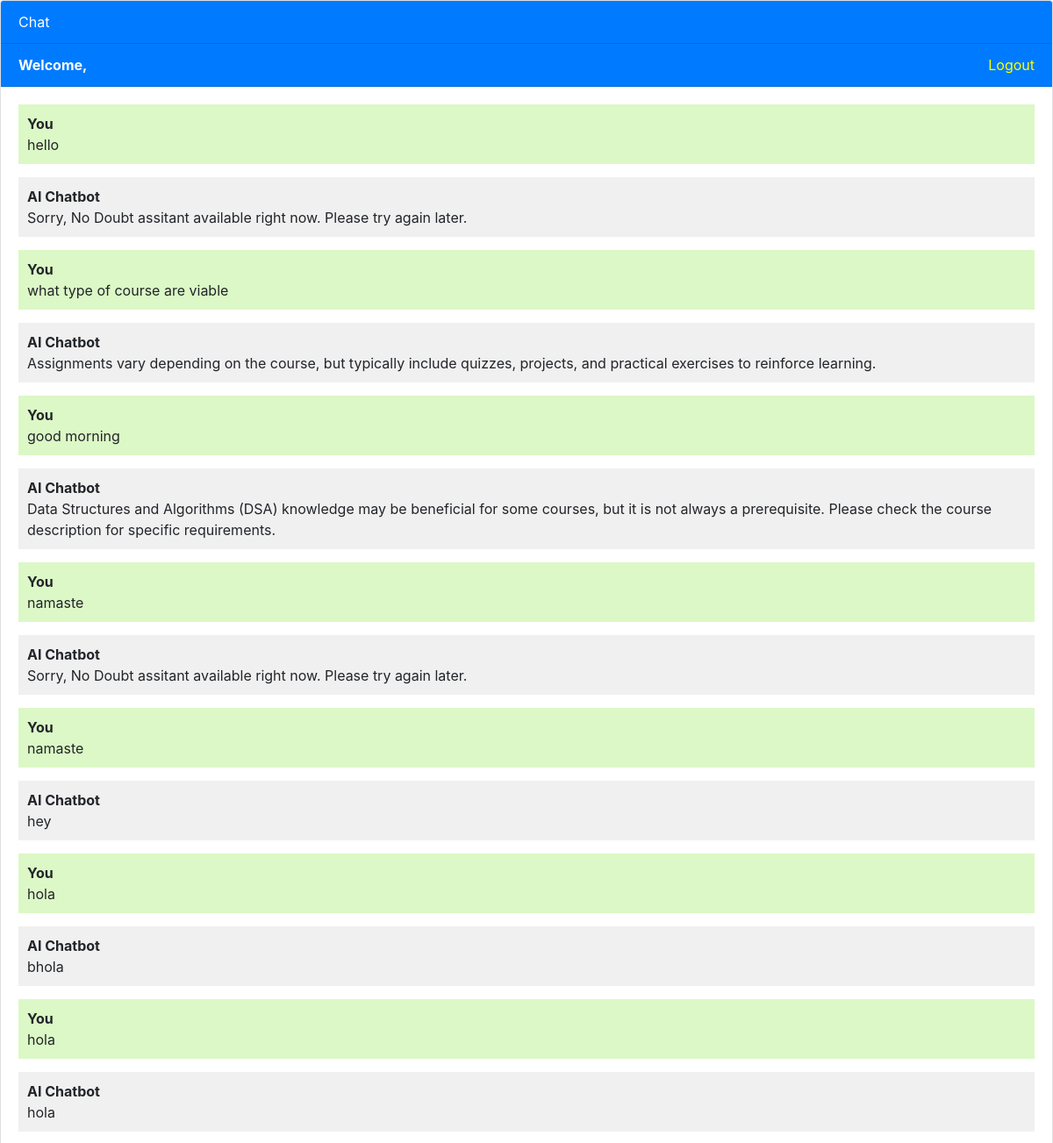
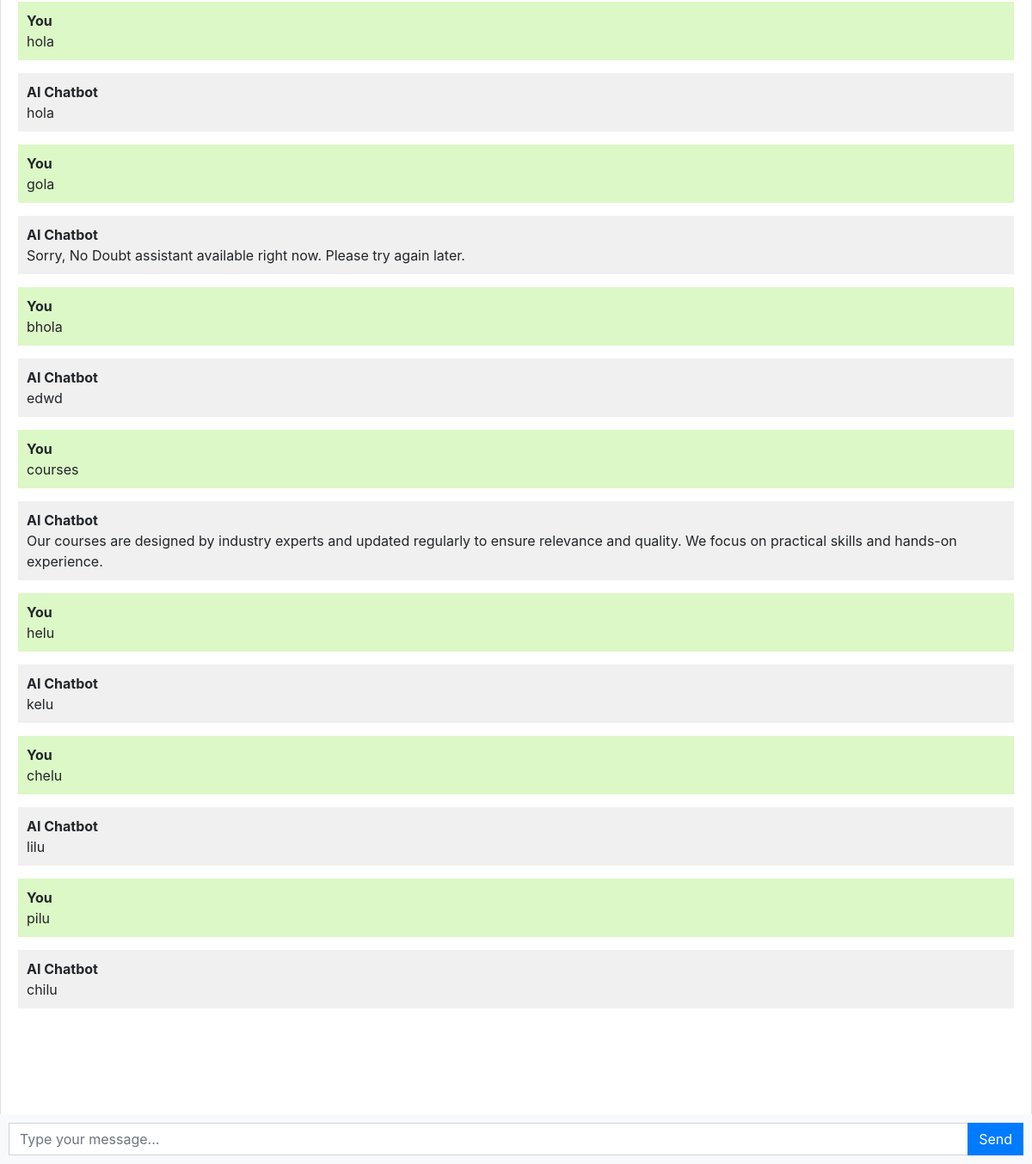
Screenshot of / (signed in) with the database file from the repository (2 pictures, top to bottom).
### ai_chatbot_app/models.py (models this page shows, shortened)
class Chat(models.Model):
    user = models.ForeignKey(User, on_delete=models.CASCADE)
    message = models.TextField()
    response = models.TextField()
    created_at = models.DateTimeField(auto_now_add=True)

### ai_chatbot_app/views.py (the view, shortened to what this page needs)
# urls.py: 2. Add a URL to urlpatterns:  path('', views.home, name='home')
def home(request):
    if request.user.is_authenticated:
        chats = Chat.objects.filter(user=request.user)
    if request.user.is_authenticated:
        return render(request, 'ai_chatbot_app/home.html', {'chats': chats})
    else :
        return render(request, 'ai_chatbot_app/home.html')

### templates/ai_chatbot_app/home.html (shortened to what this page needs)
<!DOCTYPE html>
<html lang="en">
    <head>
        <link rel="stylesheet" href="https://stackpath.bootstrapcdn.com/bootstrap/4.3.1/css/bootstrap.min.css">
    </head>
    <body>
        <div class="chat-container">
            <div class="card flex-grow-1">
                <div class="card-header bg-primary text-white">Chat</div>
                {% if user.is_authenticated %}
                    <div class="card-header bg-primary text-white" style="overflow: hidden;"><b>Welcome, {{user.first_name}}</b>   <a style="color: yellow; float: right;" href="logout/">Logout</a></div>
                {% else %}
                    <div class="card-header bg-primary text-white" style="overflow: hidden;"><a style="color: yellow; float: right;" href="login/">Login</a> <a style="color: yellow;" href="doubt_assistant_login/">Login as Doubt Assistant</a></div>
                {% endif %}
                <div class="card-body messages-box">
                    <ul class="list-unstyled messages-list">
                        {% for chat in chats %}
                            {% if chat.user == request.user %}
                            <li class="message sent">
                            <div class="message-text">
                            <div class="message-sender">
                                <b>You</b>
                            </div>
                            <div class="message-content">
                                {{chat.message}}
                            </div>
                            </div>
                        </li>
                        <li class="message received">
                            <div class="message-text">
                            <div class="message-sender">
                                <b>AI Chatbot</b>
                            </div>
                            <div class="message-content">
                                {{chat.response}}
                            </div>
                            </div>
                        </li>
                            {% endif %}
                        {% endfor %}
                    </ul>
                </div>
                <br><br>
                <br><br>
                <br><br>
            </div>
            <form class="message-form">
                <div class="input-group">
                    <input type="text" class="form-control message-input" placeholder="Type your message...">
                    <div class="input-group-append">
                        <button type="submit" class="btn btn-primary btn-send">Send</button>
                    </div>
                </div>
            </form>
        </div>
    </body>
</html>

### templates/ai_chatbot_app/home.html (style rules this page uses)
body, html { height: 100%; }
.messages-box { flex: 1; overflow-y: auto; }
.messages-list { padding-left: 0; }
.message { margin-bottom: 15px; list-style: none; }
.message-text { padding: 10px; border-radius: 5px; }
.sent { background-color: #dcf8c6; align-self: flex-end; }
.received { background-color: #f1f0f0; align-self: flex-start; }
.message-form { display: flex; position: fixed; bottom: 0; left: 0; right: 0; padding: 10px; background-color: #f8f9fa; }
.message-input { flex: 1; border-radius: 0; border-right: none; }
.btn-send { border-radius: 0; }
.chat-container { height: 100%; display: flex; flex-direction: column; }

### rows the page displays
Chat: message "hello", response "Sorry, No Doubt assitant available right now. Please try again later."
Chat: message "what type of course are viable", response "Assignments vary depending on the course, but typically include quizzes, projects, and practical exercises to reinforce learning."
Chat: message "good morning", response "Data Structures and Algorithms (DSA) knowledge may be beneficial for some courses, but it is not always a prerequisite. Please check the course description for specific requirements."
Chat: message "namaste", response "Sorry, No Doubt assitant available right now. Please try again later."
Chat: message "namaste", response "hey"
Chat: message "hola", response "bhola"
Chat: message "hola", response "hola"
Chat: message "hola", response "hola"
Chat: message "gola", response "Sorry, No Doubt assistant available right now. Please try again later."
Chat: message "bhola", response "edwd"
Chat: message "courses", response "Our courses are designed by industry experts and updated regularly to ensure relevance and quality. We focus on practical skills and hands-on experience."
Chat: message "helu", response "kelu"
Chat: message "chelu", response "lilu"
Chat: message "pilu", response "chilu"
